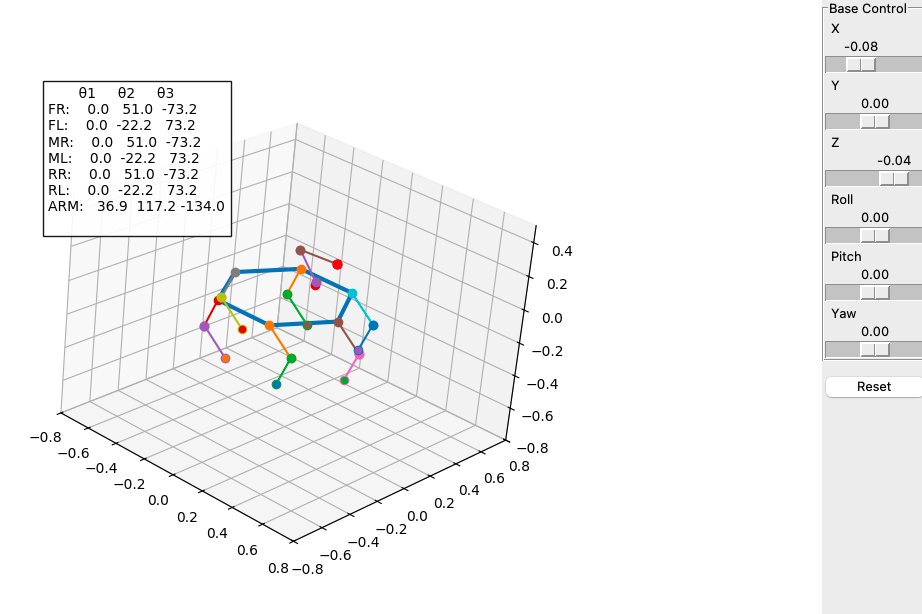

Reproduce this figure in Python.
import matplotlib

matplotlib.use('TkAgg')

import numpy as np
import matplotlib.pyplot as plt
import tkinter as tk
from matplotlib.backends.backend_tkagg import FigureCanvasTkAgg

# -----------------------------
# PARAMETERS
# -----------------------------
L1, L2 = 0.2, 0.2
Lm1, Lm2, Lm3 = 0.02, 0.2, 0.2

# -----------------------------
# BASE (FLOATING)
# -----------------------------
base_pose = [0, 0, 0, 0, 0, 0]
base_defaults = base_pose[:]

# -----------------------------
# HEXAPOD BODY
# -----------------------------
hex_radius = 0.35
angles = np.deg2rad([0, 60, 120, 180, 240, 300])

body = np.array([[hex_radius * np.cos(a), hex_radius * np.sin(a), 0] for a in angles] +
                [[hex_radius * np.cos(angles[0]), hex_radius * np.sin(angles[0]), 0]])

hip_offsets = {
    "FR": body[5],
    "FL": body[4],
    "ML": body[3],
    "MR": body[0],
    "RL": body[2],
    "RR": body[1]
}

# -----------------------------
# DEFAULT LEG ANGLES 
# -----------------------------
default_leg_angles = {
    "FR": [0.0, 0.5, -1.0],
    "FL": [0.0, -0.5, 1.0],
    "MR": [0.0, 0.5, -1.0],
    "ML": [0.0, -0.5, 1.0],
    "RR": [0.0, 0.5, -1.0],
    "RL": [0.0, -0.5, 1.0]
}


# -----------------------------
# FK LEG
# -----------------------------
def fk_leg(t1, t2, t3):
    X = L1 * np.sin(t2) + L2 * np.sin(t2 + t3)
    R = L1 * np.cos(t2) + L2 * np.cos(t2 + t3)
    return np.array([X, R * np.sin(t1), -R * np.cos(t1)])


# -----------------------------
# COMPUTE NATURAL FEET
# -----------------------------
feet_world = {}
for leg, q in default_leg_angles.items():
    hip = hip_offsets[leg]
    feet_world[leg] = hip + fk_leg(*q)

# -----------------------------
# ARM
# -----------------------------
arm_offset = np.array([0.0, 0.22, 0.0])
arm_target = np.array([0.0, 0.28, 0.1])
arm_default = arm_target.copy()

# MODIFICATION: Set theta3 (index 2) to -1.0 to favor Elbow-Up on start
prev_arm_q = np.array([0.0, 0.0, -1.0])


# -----------------------------
# ROTATION
# -----------------------------
def rot_matrix(r, p, y):
    Rx = np.array([[1, 0, 0], [0, np.cos(r), -np.sin(r)], [0, np.sin(r), np.cos(r)]])
    Ry = np.array([[np.cos(p), 0, np.sin(p)], [0, 1, 0], [-np.sin(p), 0, np.cos(p)]])
    Rz = np.array([[np.cos(y), -np.sin(y), 0], [np.sin(y), np.cos(y), 0], [0, 0, 1]])
    return Rz @ Ry @ Rx


# -----------------------------
# IK LEG (MODIFIED to accept elbow toggle)
# -----------------------------
def ik_leg(x, y, z, flip_elbow=False):
    t1 = np.arctan2(y, -z)
    R = max(np.sqrt(y ** 2 + z ** 2), 1e-6)

    D = x ** 2 + R ** 2
    c = np.clip((D - L1 ** 2 - L2 ** 2) / (2 * L1 * L2), -1, 1)

    t3 = np.arccos(c)
    if flip_elbow:
        t3 = -t3

    t2 = np.arctan2(x, R) - np.arctan2(L2 * np.sin(t3), L1 + L2 * np.cos(t3))
    return np.array([t1, t2, t3])


# -----------------------------
# IK ARM 
# -----------------------------
def ik_arm(X, Y, Z):
    global prev_arm_q

    t1 = np.arctan2(Y, X)

    r = np.sqrt(X ** 2 + Y ** 2)
    z = Z - Lm1
    D = np.sqrt(r ** 2 + z ** 2)

    c = np.clip((D ** 2 - Lm2 ** 2 - Lm3 ** 2) / (2 * Lm2 * Lm3), -1, 1)

    t3a = np.arccos(c)
    t3b = -np.arccos(c)

    def solve(t3):
        t2 = np.arctan2(z, r) - np.arctan2(Lm3 * np.sin(t3), Lm2 + Lm3 * np.cos(t3))
        return np.array([t1, t2, t3])

    qa = solve(t3a)
    qb = solve(t3b)

    if np.linalg.norm(qa - prev_arm_q) < np.linalg.norm(qb - prev_arm_q):
        q = qa
    else:
        q = qb

    prev_arm_q = q
    return q


# -----------------------------
# FK ARM
# -----------------------------
def fk_arm(t1, t2, t3):
    X = (Lm2 * np.cos(t2) + Lm3 * np.cos(t2 + t3)) * np.cos(t1)
    Y = (Lm2 * np.cos(t2) + Lm3 * np.cos(t2 + t3)) * np.sin(t1)
    Z = Lm2 * np.sin(t2) + Lm3 * np.sin(t2 + t3) + Lm1
    return np.array([X, Y, Z])


# -----------------------------
# PLOT
# -----------------------------
fig = plt.figure(figsize=(8, 6))
ax = fig.add_subplot(111, projection='3d')


def draw():
    ax.clear()

    bx, by, bz, r, p, y = base_pose
    Rb = rot_matrix(r, p, y)
    base = np.array([bx, by, bz])

    # BODY
    body_w = (Rb @ body.T).T + base
    ax.plot(body_w[:, 0], body_w[:, 1], body_w[:, 2], linewidth=3)

    angles = {}

    # LEGS
    for leg in feet_world:
        foot_w = feet_world[leg]
        hip_w = base + Rb @ hip_offsets[leg]

        foot_local = Rb.T @ (foot_w - hip_w)

        # MODIFICATION: Flip elbow (theta3) for right-side legs
        is_right = leg in ["FR", "MR", "RR"]
        q = ik_leg(*foot_local, flip_elbow=is_right)

        angles[leg] = np.degrees(q)

        knee = hip_w + Rb @ np.array([
            L1 * np.sin(q[1]),
            L1 * np.cos(q[1]) * np.sin(q[0]),
            -L1 * np.cos(q[1]) * np.cos(q[0])
        ])

        foot_calc = hip_w + Rb @ fk_leg(*q)

        ax.plot(*zip(hip_w, knee), marker='o')
        ax.plot(*zip(knee, foot_calc), marker='o')
        ax.scatter(*foot_w, s=20)

    # ARM
    arm_base_w = base + Rb @ arm_offset
    arm_local = Rb.T @ (arm_target - arm_base_w)

    q = ik_arm(*arm_local)
    angles["ARM"] = np.degrees(q)

    j1 = arm_base_w + Rb @ [0, 0, Lm1]
    j2 = j1 + Rb @ [
        Lm2 * np.cos(q[1]) * np.cos(q[0]),
        Lm2 * np.cos(q[1]) * np.sin(q[0]),
        Lm2 * np.sin(q[1])
    ]
    end = arm_base_w + Rb @ fk_arm(*q)

    ax.plot(*zip(arm_base_w, j1), marker='o')
    ax.plot(*zip(j1, j2), marker='o')
    ax.plot(*zip(j2, end), marker='o')
    ax.scatter(*arm_target, s=40, c='r')

    # INFO BOX
    txt = "       θ1     θ2     θ3\n"
    for k in ["FR", "FL", "MR", "ML", "RR", "RL", "ARM"]:
        a = angles[k]
        txt += f"{k}: {a[0]:6.1f} {a[1]:6.1f} {a[2]:6.1f}\n"

    ax.text2D(0.02, 0.98, txt, transform=ax.transAxes,
              bbox=dict(facecolor='white', alpha=0.9),
              va='top', color='black')

    ax.set(xlim=[-0.8, 0.8], ylim=[-0.8, 0.8], zlim=[-0.8, 0.5])


# -----------------------------
# UI
# -----------------------------
root = tk.Tk()
root.title("Hexapod Floating Base IK + Arm (Natural Stance)")
root.geometry("1200x650")

canvas = FigureCanvasTkAgg(fig, master=root)
canvas.get_tk_widget().pack(side=tk.LEFT, fill=tk.BOTH, expand=True)

panel = tk.Frame(root)
panel.pack(side=tk.RIGHT, fill=tk.Y)

labels = ["X", "Y", "Z", "Roll", "Pitch", "Yaw"]
limits = [(-0.2, 0.2), (-0.2, 0.2), (-0.35, 0.05),
          (-0.17, 0.17), (-0.17, 0.17), (-0.6, 0.6)]

sliders = []


def update(i, v):
    base_pose[i] = float(v)
    draw();
    canvas.draw_idle()


frame = tk.LabelFrame(panel, text="Base Control")
frame.pack(fill="x")

for i, n in enumerate(labels):
    s = tk.Scale(frame, from_=limits[i][0], to=limits[i][1],
                 resolution=0.01, orient=tk.HORIZONTAL,
                 label=n, command=lambda v, j=i: update(j, v))
    s.set(base_pose[i])
    s.pack(fill="x")
    sliders.append((s, i))


# RESET
def reset():
    global arm_target, prev_arm_q

    for i in range(len(base_pose)):
        base_pose[i] = base_defaults[i]

    arm_target = arm_default.copy()
    # MODIFICATION: Reset theta3 (index 2) to -1.0 here as well
    prev_arm_q = np.array([0.0, 0.0, -1.0])

    for s, i in sliders:
        s.set(base_pose[i])

    draw();
    canvas.draw()


tk.Button(panel, text="Reset", command=reset).pack(fill="x", pady=10)

# -----------------------------
draw()
canvas.draw()
root.mainloop()
